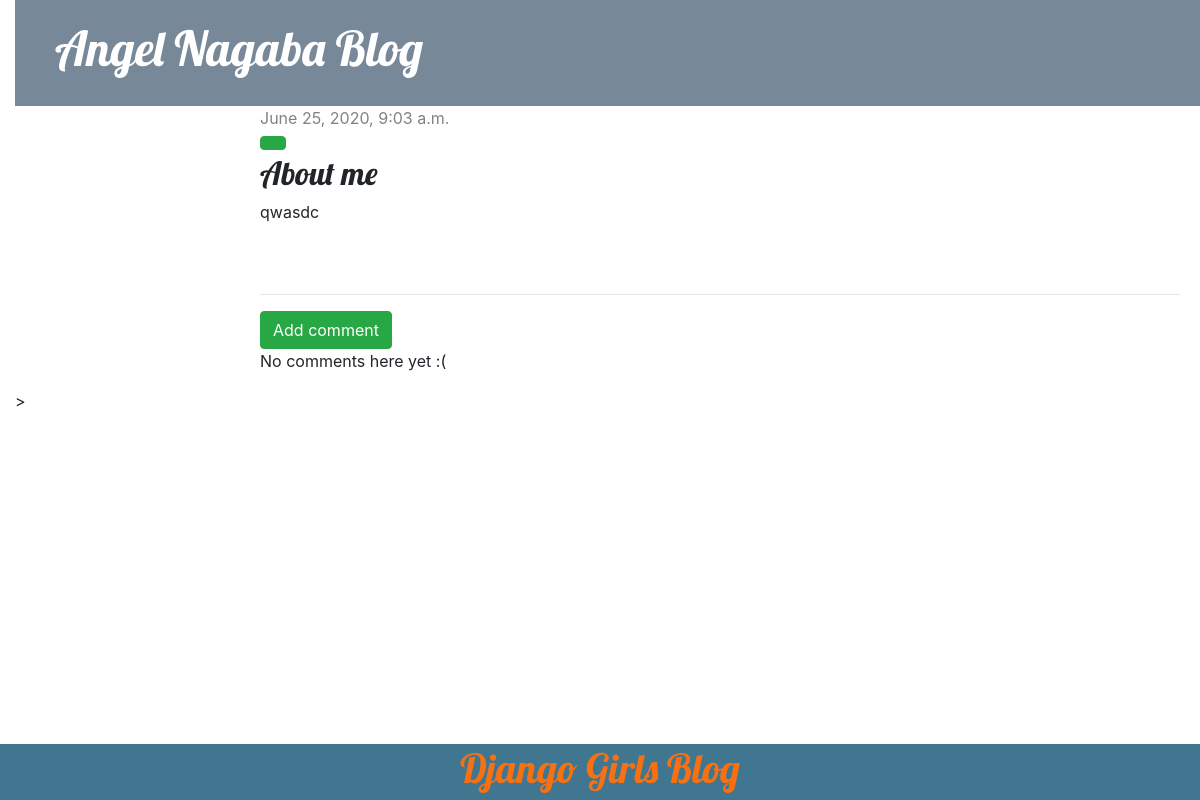
Screenshot of /post/15/ with the database file from the repository.
### blog/models.py (models this page shows, shortened)
class Post(models.Model):
    author = models.ForeignKey(settings.AUTH_USER_MODEL, on_delete=models.CASCADE)
    title = models.CharField(max_length=200)
    text = models.TextField()
    created_date = models.DateTimeField(default=timezone.now)
    published_date = models.DateTimeField(blank=True, null=True)

### blog/views.py (the view)
# urls.py: path('post/<int:pk>/', views.post_detail, name='post_detail'),
def post_detail(request, pk):
    post = get_object_or_404(Post, pk=pk)
    return render(request, 'blog/post_detail.html', {'post': post})

### blog/templates/blog/post_detail.html (shortened to what this page needs)
{% extends 'blog/base.html' %}
{% block content %}
    <div class="post">
        {% if post.published_date %}
        <div class="date">
            {{ post.published_date }}
        </div>
        {% else %}
        <a class="btn btn-success" href="{% url 'post_publish' pk=post.pk %}">Publish</a>
        {% endif %}
        <a class="btn btn-success" href="{% url 'post_edit' pk=post.pk %}"></a>
        <a class="btn btn-default" href="{% url 'post_delete' pk=post.pk %}"></a>
        <h2>{{ post.title }}</h2>
        <p>{{ post.text|linebreaksbr }}</p>
    </div>
    <hr>
        <a class="btn btn-success" href="{% url 'add_comment_to_post' pk=post.pk %}">Add comment</a>
        {% for comment in post.comments.all %}
    {% if user.is_authenticated or comment.approved_comment %}
    <div class="comment">
        <div class="date">
            {{ comment.created_date }}
            {% if not comment.approved_comment %}
                <a class="btn btn-default" href="{% url 'comment_remove' pk=comment.pk %}"><span class="glyphicon glyphicon-remove"></span></a>
                <a class="btn btn-default" href="{% url 'comment_approve' pk=comment.pk %}"><span class="glyphicon glyphicon-ok"></span></a>
            {% endif %}
        </div>
        <strong>{{ comment.author }}</strong>
        <p>{{ comment.text|linebreaks }}</p>
    </div>
    {% endif %}
{% empty %}
    <p>No comments here yet :(</p>
{% endfor %}
{% endblock %}

### blog/static/css/blog.css (style rules this page uses)
body { padding-left: 15px; }
h1, h2, h3, h4 { font-family: 'Lobster', cursive; }
.date { color: #828282; }
.post { margin-bottom: 70px; }

### rows the page displays
Post: published_date "June 25, 2020, 9:03 a.m.", title "About me", text "qwasdc"
